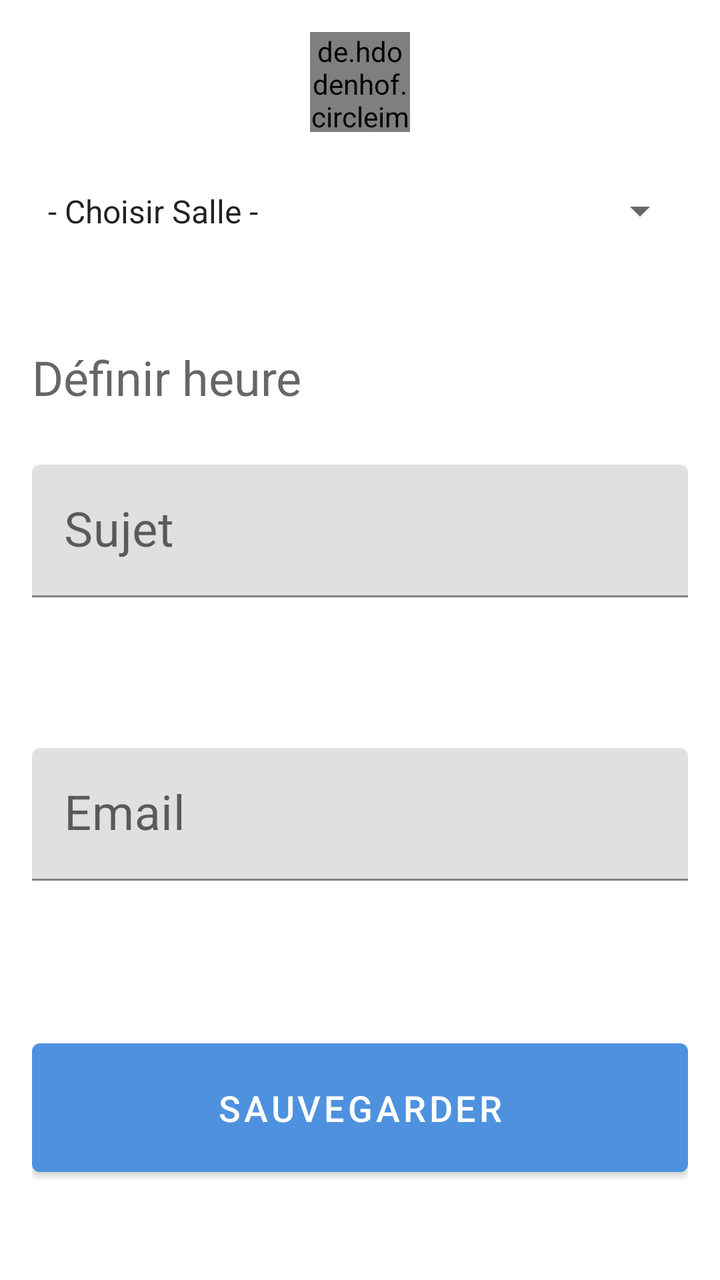
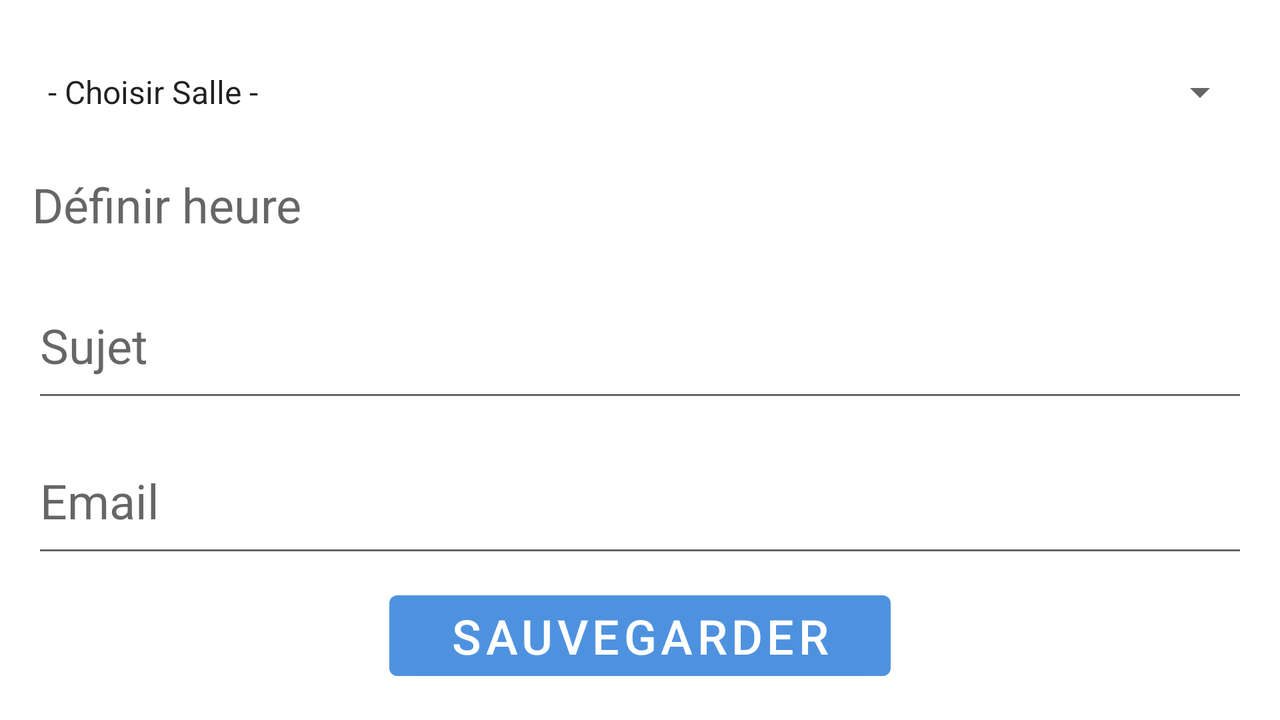

Two renders of one Android screen. The first uses the default layout on a phone; the second uses the alternative layout the repository ships for a different screen configuration, on a matching device. The two XML files are below.
<!-- AndroidManifest.xml: application theme AppTheme -->
<!-- res/layout/activity_add_reunion.xml -->
<?xml version="1.0" encoding="utf-8"?>
<androidx.appcompat.widget.LinearLayoutCompat xmlns:android="http://schemas.android.com/apk/res/android"
    xmlns:app="http://schemas.android.com/apk/res-auto"
    xmlns:tools="http://schemas.android.com/tools"
    android:layout_width="match_parent"
    android:layout_height="match_parent"
    android:orientation="vertical"
    android:padding="16dp"
    tools:context=".ui.AddReunionActivity">

    <de.hdodenhof.circleimageview.CircleImageView
        android:id="@+id/iv_add_reunion_activity_image"
        android:layout_width="@dimen/image_size_phone_portrait_add_reunion"
        android:layout_height="@dimen/image_size_phone_portrait_add_reunion"
        android:layout_gravity="center"
        android:src="@mipmap/ic_launcher" />

    <androidx.appcompat.widget.AppCompatSpinner
        android:id="@+id/spinner_add_reunion_activity_room"
        android:layout_width="match_parent"
        android:layout_height="wrap_content"
        android:layout_marginTop="@dimen/margin_top_add_reunion"
        android:layout_weight="25"
        android:entries="@array/rooms" />

    <androidx.appcompat.widget.AppCompatTextView
        android:id="@+id/tv_add_reunion_activity_time"
        android:layout_width="match_parent"
        android:layout_height="wrap_content"
        android:layout_marginTop="@dimen/margin_top_add_reunion"
        android:layout_weight="25"
        android:gravity="center_vertical"
        android:hint="@string/set_time"
        android:textColor="@android:color/black"
        android:textSize="@dimen/text_size_phone_portrait_add_reunion" />

    <com.google.android.material.textfield.TextInputLayout
        android:id="@+id/et_add_reunion_activity_topic"
        android:layout_width="match_parent"
        android:layout_height="wrap_content"
        android:layout_marginTop="@dimen/margin_top_add_reunion"
        android:layout_weight="25"
        app:errorEnabled="true">

        <com.google.android.material.textfield.TextInputEditText
            android:layout_width="match_parent"
            android:layout_height="wrap_content"
            android:gravity="center_vertical"
            android:hint="@string/set_topic"
            android:inputType="text"
            android:textSize="@dimen/text_size_phone_portrait_add_reunion" />

    </com.google.android.material.textfield.TextInputLayout>

    <com.google.android.material.textfield.TextInputLayout
        android:id="@+id/et_add_reunion_activity_email"
        android:layout_width="match_parent"
        android:layout_height="wrap_content"
        android:layout_marginTop="@dimen/margin_top_add_reunion"
        android:layout_weight="25"
        app:errorEnabled="true">

        <com.google.android.material.textfield.TextInputEditText
            android:layout_width="match_parent"
            android:layout_height="wrap_content"
            android:gravity="center_vertical"
            android:hint="@string/set_email"
            android:inputType="textEmailAddress"
            android:textSize="@dimen/text_size_phone_portrait_add_reunion" />

    </com.google.android.material.textfield.TextInputLayout>


    <Button
        android:layout_width="match_parent"
        android:layout_height="wrap_content"
        android:layout_gravity="center"
        android:layout_marginTop="@dimen/margin_top_add_reunion"
        android:layout_marginBottom="32dp"
        android:onClick="saveInput"
        android:padding="20dp"
        android:text="@string/save_btn_add_reunion"
        android:textSize="18sp" />


</androidx.appcompat.widget.LinearLayoutCompat>
<!-- resources referenced by this layout -->
<resources>
  <string-array name="rooms">
          <item>- Choisir Salle -</item>
          <item>Salle 1</item>
          <item>Salle 2</item>
          <item>Salle 3</item>
          <item>Salle 4</item>
          <item>Salle 5</item>
          <item>Salle 6</item>
          <item>Salle 7</item>
          <item>Salle 8</item>
          <item>Salle 9</item>
          <item>Salle 10</item>
      </string-array>
  <dimen name="image_size_phone_portrait_add_reunion">50dp</dimen>
  <dimen name="text_size_phone_portrait_add_reunion">24sp</dimen>
  <string name="save_btn_add_reunion">Sauvegarder</string>
  <string name="set_email">Email</string>
  <string name="set_time">Définir heure</string>
  <string name="set_topic">Sujet</string>
  <style name="AppTheme" parent="Theme.MaterialComponents.Light.NoActionBar">
          
          <item name="colorPrimary">@color/colorPrimary</item>
          <item name="colorPrimaryDark">@color/colorPrimaryDark</item>
          <item name="colorAccent">@color/colorAccent</item>
      </style>
  <color name="colorPrimary">#4e92df</color>
  <color name="colorPrimaryDark">#3f7abd</color>
  <color name="colorAccent">#e60000</color>
</resources>
<!-- res/layout-land/activity_add_reunion.xml (the repository's variant of the layout above) -->
<!-- drawn on the phone turned sideways -->
<?xml version="1.0" encoding="utf-8"?>
<androidx.appcompat.widget.LinearLayoutCompat xmlns:android="http://schemas.android.com/apk/res/android"
    xmlns:tools="http://schemas.android.com/tools"
    android:layout_width="match_parent"
    android:layout_height="match_parent"
    android:orientation="vertical"
    android:padding="16dp"
    tools:context=".ui.AddReunionActivity">

    <de.hdodenhof.circleimageview.CircleImageView
        android:id="@+id/iv_add_reunion_activity_image"
        android:layout_width="@dimen/image_size_phone_landscape_add_reunion"
        android:layout_height="@dimen/image_size_phone_landscape_add_reunion"
        android:layout_gravity="center"
        android:src="@mipmap/ic_launcher" />

    <androidx.appcompat.widget.AppCompatSpinner
        android:id="@+id/spinner_add_reunion_activity_room"
        android:layout_width="match_parent"
        android:layout_height="wrap_content"
        android:layout_marginTop="8dp"
        android:layout_weight="25"
        android:entries="@array/rooms"/>

    <TextView
        android:id="@+id/tv_add_reunion_activity_time"
        android:layout_width="match_parent"
        android:layout_height="wrap_content"
        android:layout_marginTop="8dp"
        android:layout_weight="25"
        android:gravity="center_vertical"
        android:hint="@string/set_time"
        android:textColor="@android:color/black"
        android:textSize="@dimen/text_size_phone_portrait_add_reunion" />

    <EditText
        android:id="@+id/et_add_reunion_activity_topic"
        android:layout_width="match_parent"
        android:layout_height="wrap_content"
        android:layout_marginTop="8dp"
        android:layout_weight="25"
        android:gravity="center_vertical"
        android:hint="@string/set_topic"
        android:inputType="text"
        android:lines="1"
        android:textSize="@dimen/text_size_phone_portrait_add_reunion" />

    <EditText
        android:id="@+id/et_add_reunion_activity_email"
        android:layout_width="match_parent"
        android:layout_height="wrap_content"
        android:layout_marginTop="8dp"
        android:layout_weight="25"
        android:gravity="center_vertical"
        android:hint="@string/set_email"
        android:inputType="textEmailAddress"
        android:textSize="@dimen/text_size_phone_portrait_add_reunion" />

    <Button
        android:id="@+id/btn_add_reunion_activity_save"
        android:layout_width="wrap_content"
        android:layout_height="wrap_content"
        android:layout_gravity="center"
        android:layout_marginTop="8dp"
        android:paddingLeft="30dp"
        android:paddingRight="30dp"
        android:text="@string/save_btn_add_reunion"
        android:textSize="@dimen/text_size_phone_portrait_add_reunion" />


</androidx.appcompat.widget.LinearLayoutCompat>
<!-- resources referenced by the variant -->
<!-- as the phone turned sideways resolves them -->
<resources>
  <string-array name="rooms">
          <item>- Choisir Salle -</item>
          <item>Salle 1</item>
          <item>Salle 2</item>
          <item>Salle 3</item>
          <item>Salle 4</item>
          <item>Salle 5</item>
          <item>Salle 6</item>
          <item>Salle 7</item>
          <item>Salle 8</item>
          <item>Salle 9</item>
          <item>Salle 10</item>
      </string-array>
  <dimen name="text_size_phone_portrait_add_reunion">24sp</dimen>
  <string name="save_btn_add_reunion">Sauvegarder</string>
  <string name="set_email">Email</string>
  <string name="set_time">Définir heure</string>
  <string name="set_topic">Sujet</string>
  <style name="AppTheme" parent="Theme.MaterialComponents.Light.NoActionBar">
          
          <item name="colorPrimary">@color/colorPrimary</item>
          <item name="colorPrimaryDark">@color/colorPrimaryDark</item>
          <item name="colorAccent">@color/colorAccent</item>
      </style>
  <color name="colorPrimary">#4e92df</color>
  <color name="colorPrimaryDark">#3f7abd</color>
  <color name="colorAccent">#e60000</color>
</resources>
